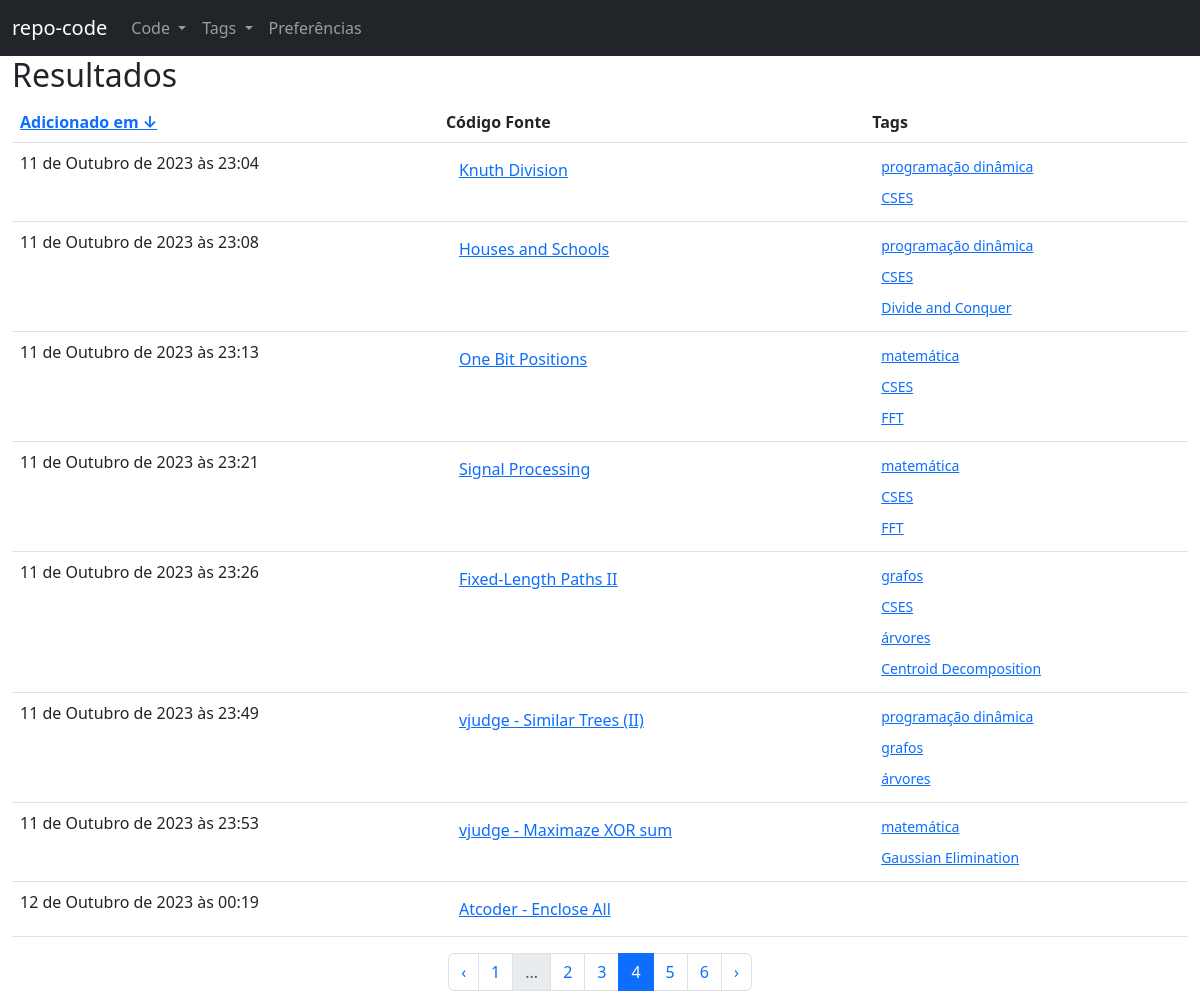
Page /repo/code/search/?title=&asc=1&page=4&language=-1&fromDate=0001-01-01&toDate=2024-01-25&logicTag=AND on the committed database.
### repo/models.py (models this page shows, shortened)
class Code(models.Model):
    LANGUAGE_CHOICES = (
        ("c++", "c++"),
        ("py", "python"),
        ("c", "c"),
        ("java", "java"),
        ("c#", "c#"),
        ("js", "javascript")
    )
    DICT_LANGUAGES_CHOICES = dict(LANGUAGE_CHOICES)
    title = models.CharField(max_length = 100)
    createdAt = models.DateTimeField(default = timezone.now)
    updatedAt = models.DateTimeField(default = timezone.now)
    description = models.TextField()
    source = models.TextField()
    tags = models.ManyToManyField(Tag)
    original = models.CharField(max_length = 100)
    language = models.CharField(max_length = 10, choices = LANGUAGE_CHOICES)

class Tag(models.Model):
    name = models.CharField(max_length = 50)
    human_name = models.CharField(max_length = 50)
    description = models.TextField()

### repo/code_views.py (the view, shortened to what this page needs)
# urls.py: path('search/', code_views.search_by_keywords, name = 'repo_search_by_keys'),
@require_http_methods(['GET'])
def search_by_keywords(request):
    title = request.GET.get('title', '')
    tags = list(map(int, request.GET.getlist('tags')))
    page = int(request.GET.get('page', 1))
    asc = int(request.GET.get('asc', 1))
    language = request.GET.get('language', '-1')
    fromDate = request.GET.get('fromDate', '0001-01-01')
    toDate = request.GET.get('toDate', timezone.now().date().__str__())
    textKeywords = request.GET.get('filterText', '').split()
    logicTag = request.GET.get('logicTag', 'AND')
    MAX_ITEMS_PER_PAGE = 8
    low = (page - 1) * MAX_ITEMS_PER_PAGE
    high = page * MAX_ITEMS_PER_PAGE
    condition = Q(title__contains = title) & Q(createdAt__date__range = (fromDate, toDate))
    sources = Code.objects.all()
    if len(textKeywords):
        OR = Q(description__contains = textKeywords[0])
        for i in range(1, len(textKeywords)):
            OR = OR | Q(description__contains = textKeywords[i])
        condition = condition & OR
    if language != '-1': condition = condition & Q(language = language)
    sources = sources.filter(condition).distinct()
    sources = sources.order_by('createdAt') if asc == 1 else sources.order_by('-createdAt')
    total_results = sources.count()
    sources = sources[low : high]
    URL_FLIP_CREATEDAT_PARAMS = {'page': page,
                                 'asc': asc ^ 1,
                                 'title': title,
                                 'language': language,
                                 'fromDate': fromDate,
                                 'toDate': toDate,
                                 'tags': tags,
                                 'logicTag': logicTag
                                }
    URL_FLIP_CREATEDAT = f"{reverse('repo_search_by_keys')}?{urlencode(URL_FLIP_CREATEDAT_PARAMS, True)}"
    URL_PREVIOUS_PARAMS = {
        'title': title,
        'asc': asc,
        'page': page - 1,
        'language': language,
        'fromDate': fromDate,
        'toDate': toDate,
        'tags': tags,
        'logicTag': logicTag
    }
    URL_PREVIOUS = f"{reverse('repo_search_by_keys')}?{urlencode(URL_PREVIOUS_PARAMS, True)}"
    URL_NEXT_PARAMS = {
        'title': title,
        'asc': asc,
        'page': page + 1,
        'language': language,
        'fromDate': fromDate,
        'toDate': toDate,
        'tags': tags,
        'logicTag': logicTag
    }
    URL_NEXT = f"{reverse('repo_search_by_keys')}?{urlencode(URL_NEXT_PARAMS, True)}"
    URL_PAGES = []
    URL_FIRST_PARAMS = {
        'title': title,
        'asc': asc,
        'page': 1,
        'language': language,
        'fromDate': fromDate,
        'toDate': toDate,
        'tags': tags,
        'logicTag': logicTag
    }
    URL_FIRST = f"{reverse('repo_search_by_keys')}?{urlencode(URL_FIRST_PARAMS, True)}"
    start_delta = max(1, page - 2) - page
    for delta in range(start_delta, start_delta + 5):
        p = page + delta
        if p > 0 and (p - 1) * MAX_ITEMS_PER_PAGE < total_results:
            URL_PARAMS = {'title': title,
                          'asc': asc,
                          'page': p,
                          'language': language,
                          'fromDate': fromDate,
                          'toDate': toDate,
                          'tags': tags,
                          'logicTag': logicTag
                          }
            URL = f"{reverse('repo_search_by_keys')}?{urlencode(URL_PARAMS, True)}"
            URL_PAGES.append((p, p == page , URL))
    return render(request, 'code/search_by_keys.html', {
        'sources': sources,
        'URL_FLIP_CREATEDAT': URL_FLIP_CREATEDAT,
        'URL_PAGES': URL_PAGES,
        'asc': asc,
        'total_results': total_results,
        'URL_PREVIOUS': URL_PREVIOUS if page > 1 else False,
        'URL_NEXT': URL_NEXT if page * MAX_ITEMS_PER_PAGE < total_results else False,
        'URL_FIRST': URL_FIRST if len(URL_PAGES) and URL_PAGES[0][0] > 1 else None
    })

### repo/templates/code/search_by_keys.html (shortened to what this page needs)
{% extends "base.html" %}
{% block 'main' %}
<div class = "container-fluid">
    <div class = "row">
        <h2>Resultados</h2>
    </div>
        <table class = "table">
        <thead>
            <tr>
                <th>
                    <a href = "{{ URL_FLIP_CREATEDAT }}">
                        Adicionado em
                        {% if asc %}
                            &#8595;
                        {% else %}
                            &#8593;
                        {% endif %}
                    </a>
                </th>
                <th>Código Fonte</th>
                <th>Tags</th>
            </tr>
        </thead>
        <tbody>
            {% for source in sources.all %}
                <tr>
                    <td>
                        {{ source.createdAt }}
                    </td>
                    <td>
                        <a href = "{% url 'repo_code_view' source.id %}" class = "btn btn-link"> {{ source.title }} </a>
                    </td>
                    <td>
                        {% for tag in source.tags.all %}
                            <a class = "btn btn-link btn-sm" href = "{% url 'repo_tag_view' tag.id %}">{{tag.human_name}}</a>
                            <br>
                        {% endfor %}
                    </td>
                </tr>
            {% endfor %}
        </tbody>
    </table>
    <nav>
        <ul class = "pagination justify-content-center">
            {% if URL_PREVIOUS %}
                <li class="page-item">
      		        <a class="page-link" href="{{URL_PREVIOUS}}">&lsaquo;</a>
   		        </li>
            {% else %}
                <li class="page-item disabled">
      			    <a class="page-link" href="#" tabindex="-1">&lsaquo;</a>
   			    </li>
            {% endif %}
            {% if URL_FIRST %}
                <li class="page-item">
                    <a class="page-link" href="{{URL_FIRST}}">1</a>
                </li>
                <li class="page-item disabled">
                    <a class="page-link" href="#" tabindex="-1">...</a>
                </li>
            {% endif %}
            {% for page, current, URL in URL_PAGES %}
                {% if current %}
                <li class = "page-item active">
				    <a href = "{{URL}}" class = "page-link"> {{page}} </a>
			    </li>
                {% else %}
                <div class = "page-item">
				    <a href = "{{URL}}" class = "page-link"> {{page}} </a>
			    </div>
                {% endif %}
            {% endfor %}
            {% if URL_NEXT %}
                <li class="page-item">
      		        <a class="page-link" href="{{URL_NEXT}}">&rsaquo;</a>
   		        </li>
            {% else %}
                <li class="page-item disabled">
      			    <a class="page-link" href="#" tabindex="-1">&rsaquo;</a>
   			    </li>
            {% endif %}
        </ul>
    </nav>
</div>
{% endblock %}

### rows in the picture
Code: createdAt "11 de Outubro de 2023 às 23:04", title "Knuth Division"
Tag: human_name "programação dinâmica"
Tag: human_name "CSES"
Code: createdAt "11 de Outubro de 2023 às 23:08", title "Houses and Schools"
Tag: human_name "Divide and Conquer"
Code: createdAt "11 de Outubro de 2023 às 23:13", title "One Bit Positions"
Tag: human_name "matemática"
Tag: human_name "FFT"
Code: createdAt "11 de Outubro de 2023 às 23:21", title "Signal Processing"
Code: createdAt "11 de Outubro de 2023 às 23:26", title "Fixed-Length Paths II"
Tag: human_name "grafos"
Tag: human_name "árvores"
Tag: human_name "Centroid Decomposition"
Code: createdAt "11 de Outubro de 2023 às 23:49", title "vjudge - Similar Trees (II)"
Code: createdAt "11 de Outubro de 2023 às 23:53", title "vjudge - Maximaze XOR sum"
Tag: human_name "Gaussian Elimination"
Code: createdAt "12 de Outubro de 2023 às 00:19", title "Atcoder - Enclose All"

### other values in the picture
{{ page }} "2" "3" "5" "6"
{{ page }} "4"
